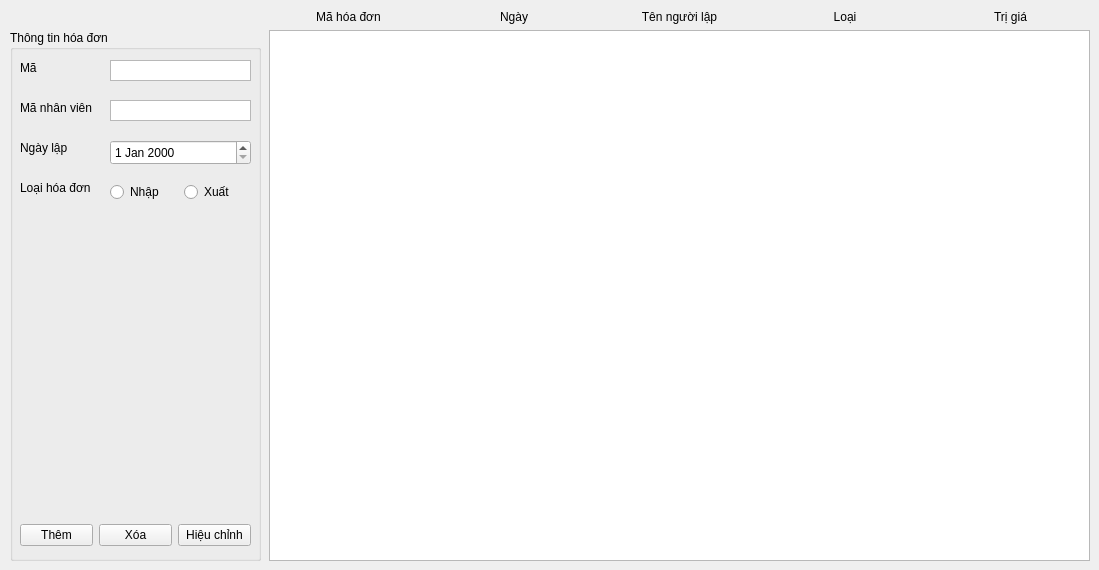
      <widget class="QWidget" name="Invoice">
       <attribute name="title">
        <string>HÓA ĐƠN</string>
       </attribute>
       <widget class="QGroupBox" name="groupBox_3">
        <property name="geometry">
         <rect>
          <x>10</x>
          <y>30</y>
          <width>251</width>
          <height>531</height>
         </rect>
        </property>
        <property name="title">
         <string>Thông tin hóa đơn</string>
        </property>
        <widget class="QLabel" name="label_11">
         <property name="geometry">
          <rect>
           <x>10</x>
           <y>30</y>
           <width>61</width>
           <height>16</height>
          </rect>
         </property>
         <property name="text">
          <string>Mã</string>
         </property>
        </widget>
        <widget class="QTextEdit" name="invoiceId">
         <property name="geometry">
          <rect>
           <x>100</x>
           <y>30</y>
           <width>141</width>
           <height>21</height>
          </rect>
         </property>
         <property name="verticalScrollBarPolicy">
          <enum>Qt::ScrollBarPolicy::ScrollBarAlwaysOff</enum>
         </property>
         <property name="acceptRichText">
          <bool>true</bool>
         </property>
        </widget>
        <widget class="QTextEdit" name="invoiceStaffId">
         <property name="geometry">
          <rect>
           <x>100</x>
           <y>70</y>
           <width>141</width>
           <height>21</height>
          </rect>
         </property>
         <property name="verticalScrollBarPolicy">
          <enum>Qt::ScrollBarPolicy::ScrollBarAlwaysOff</enum>
         </property>
         <property name="acceptRichText">
          <bool>true</bool>
         </property>
        </widget>
        <widget class="QLabel" name="label_12">
         <property name="geometry">
          <rect>
           <x>10</x>
           <y>70</y>
           <width>81</width>
           <height>16</height>
          </rect>
         </property>
         <property name="text">
          <string>Mã nhân viên</string>
         </property>
        </widget>
        <widget class="QLabel" name="label_13">
         <property name="geometry">
          <rect>
           <x>10</x>
           <y>110</y>
           <width>49</width>
           <height>16</height>
          </rect>
         </property>
         <property name="text">
          <string>Ngày lập</string>
         </property>
        </widget>
        <widget class="QLabel" name="label_14">
         <property name="geometry">
          <rect>
           <x>10</x>
           <y>150</y>
           <width>81</width>
           <height>16</height>
          </rect>
         </property>
         <property name="text">
          <string>Loại hóa đơn</string>
         </property>
        </widget>
        <widget class="QDateEdit" name="invoiceDate">
         <property name="geometry">
          <rect>
           <x>100</x>
           <y>110</y>
           <width>141</width>
           <height>25</height>
          </rect>
         </property>
        </widget>
        <widget class="QWidget" name="layoutWidget_8">
         <property name="geometry">
          <rect>
           <x>10</x>
           <y>490</y>
           <width>231</width>
           <height>31</height>
          </rect>
         </property>
         <layout class="QHBoxLayout" name="horizontalLayout_10">
          <item>
           <widget class="QPushButton" name="invoiceAddButton">
            <property name="styleSheet">
             <string notr="true"/>
            </property>
            <property name="text">
             <string>Thêm</string>
            </property>
           </widget>
          </item>
          <item>
           <widget class="QPushButton" name="invoiceDeleteButton">
            <property name="styleSheet">
             <string notr="true"/>
            </property>
            <property name="text">
             <string>Xóa</string>
            </property>
           </widget>
          </item>
          <item>
           <widget class="QPushButton" name="invoiceEditButton">
            <property name="styleSheet">
             <string notr="true"/>
            </property>
            <property name="text">
             <string>Hiệu chỉnh</string>
            </property>
           </widget>
          </item>
         </layout>
        </widget>
        <widget class="QWidget" name="layoutWidget5">
         <property name="geometry">
          <rect>
           <x>100</x>
           <y>150</y>
           <width>141</width>
           <height>24</height>
          </rect>
         </property>
         <layout class="QHBoxLayout" name="horizontalLayout_5">
          <item>
           <widget class="QRadioButton" name="invoiceImport">
            <property name="text">
             <string>Nhập</string>
            </property>
           </widget>
          </item>
          <item>
           <widget class="QRadioButton" name="invoiceExport">
            <property name="text">
             <string>Xuất</string>
            </property>
           </widget>
          </item>
         </layout>
        </widget>
       </widget>
       <widget class="QWidget" name="layoutWidget6">
        <property name="geometry">
         <rect>
          <x>269</x>
          <y>10</y>
          <width>821</width>
          <height>551</height>
         </rect>
        </property>
        <layout class="QVBoxLayout" name="verticalLayout_2">
         <item>
          <layout class="QHBoxLayout" name="horizontalLayout_12">
           <property name="bottomMargin">
            <number>0</number>
           </property>
           <item>
            <widget class="QLabel" name="tenvattu_2">
             <property name="styleSheet">
              <string notr="true">#label {
                                                                                                                        background-color: #00A4E8;
                                                                                                                        color: #ffffff;
                                                                                                                        font: Bold &quot;Inter&quot;;
                                                                                                                        }</string>
             </property>
             <property name="text">
              <string>Mã hóa đơn</string>
             </property>
             <property name="alignment">
              <set>Qt::AlignmentFlag::AlignCenter</set>
             </property>
            </widget>
           </item>
           <item>
            <widget class="QLabel" name="ngay_2">
             <property name="styleSheet">
              <string notr="true">#label {
                                                                                                                        background-color: #00A4E8;
                                                                                                                        color: #ffffff;
                                                                                                                        font: Bold &quot;Inter&quot;;
                                                                                                                        }</string>
             </property>
             <property name="text">
              <string>Ngày</string>
             </property>
             <property name="alignment">
              <set>Qt::AlignmentFlag::AlignCenter</set>
             </property>
            </widget>
           </item>
           <item>
            <widget class="QLabel" name="hoten_2">
             <property name="styleSheet">
              <string notr="true">#label {
                                                                                                                        background-color: #00A4E8;
                                                                                                                        color: #ffffff;
                                                                                                                        font: Bold &quot;Inter&quot;;
                                                                                                                        }</string>
             </property>
             <property name="text">
              <string>Tên người lập</string>
             </property>
             <property name="alignment">
              <set>Qt::AlignmentFlag::AlignCenter</set>
             </property>
            </widget>
           </item>
           <item>
            <widget class="QLabel" name="loai_2">
             <property name="styleSheet">
              <string notr="true">#label {
                                                                                                                        background-color: #00A4E8;
                                                                                                                        color: #ffffff;
                                                                                                                        font: Bold &quot;Inter&quot;;
                                                                                                                        }</string>
             </property>
             <property name="text">
              <string>Loại</string>
             </property>
             <property name="alignment">
              <set>Qt::AlignmentFlag::AlignCenter</set>
             </property>
            </widget>
           </item>
           <item>
            <widget class="QLabel" name="trigia_2">
             <property name="styleSheet">
              <string notr="true">#label {
                                                                                                                        background-color: #00A4E8;
                                                                                                                        color: #ffffff;
                                                                                                                        font: Bold &quot;Inter&quot;;
                                                                                                                        }</string>
             </property>
             <property name="text">
              <string>Trị giá</string>
             </property>
             <property name="alignment">
              <set>Qt::AlignmentFlag::AlignCenter</set>
             </property>
            </widget>
           </item>
          </layout>
         </item>
         <item>
          <widget class="QTableWidget" name="InvoiceTable">
           <property name="horizontalScrollBarPolicy">
            <enum>Qt::ScrollBarPolicy::ScrollBarAlwaysOff</enum>
           </property>
           <property name="gridStyle">
            <enum>Qt::PenStyle::DashLine</enum>
           </property>
          </widget>
         </item>
        </layout>
       </widget>
      </widget>
